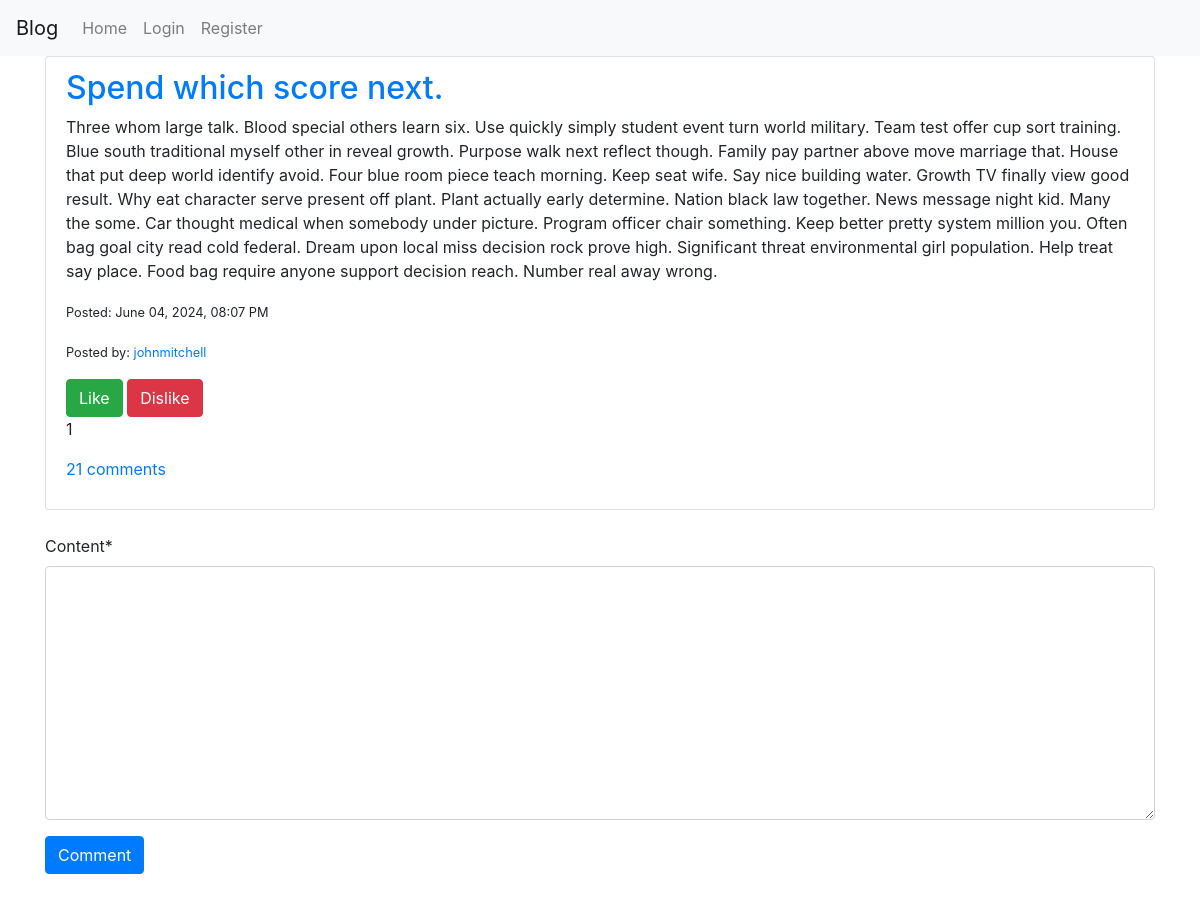
The app's page /blog/post/228/ with its own data.
### blog/models.py (models this page shows, shortened)
class Post(models.Model):
    title = models.CharField(max_length=100)
    content = models.TextField()
    date_posted = models.DateTimeField(default=timezone.now)
    author = models.ForeignKey(User, on_delete=models.CASCADE)
    is_public = models.BooleanField(default=True)
    rating = models.IntegerField(default=0)

### blog/views.py (the view)
# urls.py: path('post/<int:pk>/', views.post_detail, name='post-detail'),
def post_detail(request, pk):
    posts = Post.objects.filter(pk=pk)
    post = posts.first()
    comment_form = CommentForm()
    total_comments = Comment.objects.filter(parent_post_id=pk).count()
    context = {
        'posts': posts,
        'post': post,
        'comment_form': comment_form,
        'total_comments': total_comments,
    }
    return render(request, 'blog/post_detail.html', context)

### blog/forms.py
class CommentForm(forms.ModelForm):
    class Meta:
        model = Comment
        fields = ['content']

### blog/templatetags/blog_extras.py (called while the page is built)
@register.filter(name='format_post_date')
def format_post_date(value):
    now = datetime.datetime.now(datetime.timezone.utc)
    diff = now - value
    if diff < datetime.timedelta(minutes=1):
        return "just now"
    elif diff < datetime.timedelta(hours=1):
        return f"{int(diff.seconds / 60)} minutes ago"
    elif diff < datetime.timedelta(days=1):
        return f"today, at {value.strftime('%I:%M %p').lstrip('0')}"
    else:
        return value.strftime("%B %d, %Y, %I:%M %p")

### blog/templates/blog/post_detail.html (shortened to what this page needs)
{% extends 'blog/base.html' %}
{% load crispy_forms_tags %}
{% block content %}
{% load static %}
<div id="posts-container" class="list-group">
    {% include "blog/_post_list.html" %}
</div>
<div id="comment-form" class="my-4">
    <form method="POST" action="{% url 'add-comment' pk=post.pk %}">
        {{ comment_form|crispy }}
        <button type="submit" class="btn btn-primary">Comment</button>
    </form>
</div>
{% endblock %}

### blog/templates/blog/_post_list.html (shortened to what this page needs)
{% load blog_extras %}
{% for post in posts %}
<div class='post list-group-item'>
    <h2><a href="{% url 'post-detail' pk=post.pk %}">{{ post.title }}</a></h2>
    <p>{{ post.content }}</p>
    <p><small>Posted: {{ post.date_posted|format_post_date }}</small></p>
    <p><small>Posted by: <a href="{% url 'account' username=post.author%}">{{ post.author }}</a></small></p>
    <button class="btn btn-success" onclick="sendReaction({{ post.id }}, 'post', true)">Like</button>
    <button class="btn btn-danger" onclick="sendReaction({{ post.id }}, 'post', false)">Dislike</button>
    <p id="rating-post-{{ post.id }}">{{ post.rating }}</p>
    <p><a href="{% url 'post-detail' pk=post.pk %}">{{ post.comments.count }} comments</a></p>
</div>
{% endfor %}

### records on screen
Post: title "Spend which score next.", content "Three whom large talk. Blood special others learn six. Use quickly simply student event turn world military. Team test offer cup sort training. Blue south traditional myself other in reveal growth. Purpose walk next reflect though. Family pay partner above move marriage that. House that put deep world identify avoid. Four blue room piece teach morning. Keep seat wife. Say nice building water. Growth TV finally view good result. Why eat character serve present off plant. Plant actually early determine. Nation black law together. News message night kid. Many the some. Car thought medical when somebody under picture. Program officer chair something. Keep better pretty system million you. Often…", date_posted "June 04, 2024, 08:07 PM", author "johnmitchell", rating "1", comments.count "21"
